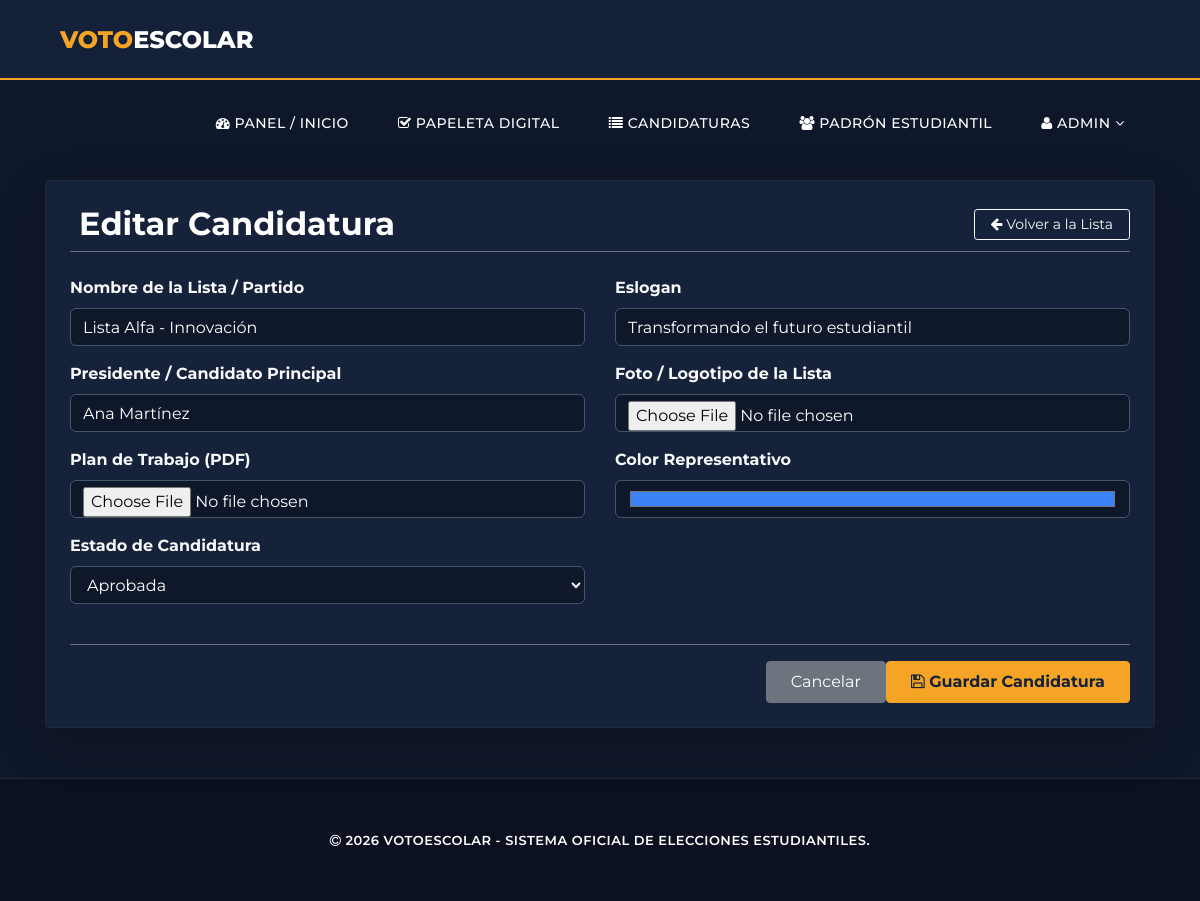
The page /candidaturas/4/editar/ (signed in) on the database its author committed.
### elecciones/models.py (models this page shows, shortened)
class Candidatura(models.Model):
    ESTADO_CHOICES = [
        ('Aprobada', 'Aprobada'),
        ('Rechazada', 'Rechazada'),
        ('Cerrado', 'Cerrado'),
    ]
    nombre_lista = models.CharField(max_length=120)
    eslogan = models.CharField(max_length=255)
    presidente = models.CharField(max_length=120)
    foto_lista = models.ImageField(upload_to='candidatos/', blank=True, null=True)
    plan_trabajo = models.FileField(
        upload_to='planes/',
        validators=[FileExtensionValidator(['pdf'])],
    )
    color_representativo = models.CharField(max_length=20, blank=True, null=True, default="#3B82F6")
    estado = models.CharField(max_length=20, choices=ESTADO_CHOICES, default='Aprobada')
    fecha_creacion = models.DateTimeField(auto_now_add=True)

### elecciones/views.py (the view)
# urls.py: path('candidaturas/<int:pk>/editar/', views.candidatura_update, name='candidatura_update'),
@login_required
@user_passes_test(is_tribunal)
def candidatura_update(request, pk):
    candidatura = get_object_or_404(Candidatura, pk=pk)
    if request.method == 'POST':
        form = CandidaturaForm(request.POST, request.FILES, instance=candidatura)
        if form.is_valid():
            form.save()
            messages.success(request, 'Candidatura actualizada correctamente.')
            return redirect('elecciones:candidatura_list')
    else:
        form = CandidaturaForm(instance=candidatura)
    return render(request, 'elecciones/candidatura_form.html', {'form': form, 'title': 'Editar Candidatura'})

### elecciones/views.py (called while the page is built)
def is_tribunal(user):
    return user.is_staff or user.is_superuser or user.groups.filter(name='Tribunal Electoral').exists()

### templates/elecciones/candidatura_form.html (shortened to what this page needs)
{% extends 'base.html' %}
{% block content %}
<div class="card p-4 shadow-lg border-0 rounded-3" style="background-color: #1e293b; color: #ffffff;">
    <div class="d-flex justify-content-between align-items-center mb-4 pb-2 border-bottom border-secondary">
        <h2 class="m-0 text-white font-weight-bold">
             {{ title }}
        </h2>
        <a href="{% url 'elecciones:candidatura_list' %}" class="btn btn-outline-light btn-sm px-3">
            <i class="fa fa-arrow-left me-1"></i> Volver a la Lista
        </a>
    </div>
    <form method="POST" enctype="multipart/form-data">
        <div class="row text-white">
            {% for field in form %}
                <div class="col-md-6 mb-3">
                    <label for="{{ field.id_for_label }}" class="form-label font-weight-bold text-light">
                        {{ field.label }}
                    </label>
                    <div class="custom-input-wrapper">
                        {{ field }}
                    </div>
                </div>
            {% endfor %}
        </div>
        <div class="d-flex justify-content-end align-items-center gap-3 mt-4 pt-3 border-top border-secondary">
            <a href="{% url 'elecciones:candidatura_list' %}" class="btn btn-secondary px-4 py-2 me-2">
                Cancelar
            </a>
            <button type="submit" class="btn font-weight-bold px-4 py-2" style="background-color: #f5a425 !important; border-color: #f5a425 !important; color: #162239 !important; font-size: 1rem; display: inline-block !important; visibility: visible !important; opacity: 1 !important;">
                <i class="fa fa-save me-2"></i> Guardar Candidatura
            </button>
        </div>
    </form>
</div>
{% endblock %}

### templates/base.html (shortened to what this page needs)
{% load static %}
<!DOCTYPE html>
<html lang="es">
<head>
    <link href="{% static 'vendor/bootstrap/css/bootstrap.min.css' %}" rel="stylesheet">
    <link rel="stylesheet" href="{% static 'assets/css/fontawesome.css' %}">
    <link rel="stylesheet" href="{% static 'assets/css/templatemo-grad-school.css' %}">
</head>
<body>
    <header class="main-header clearfix" role="header">
        <div class="logo">
            <a href="{% url 'elecciones:dashboard' %}"><em>VOTO</em>ESCOLAR</a>
        </div>
        <nav id="menu" class="main-nav" role="navigation">
            <ul class="main-menu">
                <li><a href="{% url 'elecciones:dashboard' %}"><i class="fa fa-tachometer"></i> Panel / Inicio</a></li>
                {% if user.is_authenticated %}
                    <li><a href="{% url 'elecciones:papeleta' %}"><i class="fa fa-check-square-o"></i> Papeleta Digital</a></li>
                    {% if user.is_staff or user.is_superuser %}
                        <li><a href="{% url 'elecciones:candidatura_list' %}"><i class="fa fa-list"></i> Candidaturas</a></li>
                        <li><a href="{% url 'elecciones:estudiante_list' %}"><i class="fa fa-users"></i> Padrón Estudiantil</a></li>
                    {% endif %}
                    <li class="has-submenu">
                        <a href="#"><i class="fa fa-user"></i> {{ user.username }}</a>
                    </li>
                {% else %}
                    <li><a href="{% url 'login' %}"><i class="fa fa-sign-in"></i> Iniciar Sesión</a></li>
                {% endif %}
            </ul>
        </nav>
    </header>
    <div class="container app-container">
        {% block content %}{% endblock %}
    </div>
    <footer>
        <div class="container">
            <p><i class="fa fa-copyright"></i> 2026 VOTOESCOLAR - Sistema Oficial de Elecciones Estudiantiles.</p>
        </div>
    </footer>
</body>
</html>

### static/assets/css/templatemo-grad-school.css (style rules this page uses)
body { font-family: 'Montserrat', sans-serif; }
a { color: #3CF; text-decoration: none; }
ul { padding: 0px; margin: 0px; list-style: none; }
p { font-size: 13px; line-height: 22px; }
.main-header { background-color: rgba(22,34,57,0.95); height: 80px; position: fixed; z-index: 12; width: 100%; top: 0; }
.main-header .logo { float: left; line-height: 80px; padding-left: 60px; }
.main-header .logo a { font-size: 36px; text-transform: uppercase; font-weight: 800; color: #fff; }
.main-header .logo a em { font-style: normal; color: #f5a425; }
.main-menu { float: right; padding-right: 60px; }
.main-menu li { display: inline-block; line-height: 79px; margin-left: 15px; position: relative; }
.main-menu li:first-child { margin-left: 0px; }
.main-menu li a { padding: 10px 15px; font-size: 13px; text-transform: uppercase; letter-spacing: 0.5px; font-weight: 700; color: #fff; border: 2px solid transparent; transition: all 0.5s; }
.main-menu li.has-submenu a:after { content: '\f107'; font-family: "FontAwesome"; margin-left: 5px; }
footer { background-color: #152036; text-align: center; }
footer p { margin-bottom: 0px; padding: 25px 0px; color: #fff; font-size: 13px; text-transform: uppercase; font-weight: 600; letter-spacing: 0.5px; }

### templates/base.html (style rules this page uses)
body { background-color: #0f172a !important; color: #f8fafc !important; font-family: 'Montserrat', sans-serif; min-height: 100vh; display: flex; flex-direction: column; }
.card, .table-container, .card-custom, .table-responsive { background-color: #162239 !important; color: #ffffff !important; border: 1px solid #1e293b !important; }
.card h1, .card h2, .card h3, .card h4, .card h5, .card h6, .card p, .card span, .card td, .card th, .table h1, .table h2, .table h3, .table h4, .table h5, .table h6, .table td, .table th { color: #ffffff !important; }
.text-warning, .text-yellow, em { color: #f5a425 !important; }
.btn { opacity: 1 !important; visibility: visible !important; }
.btn-secondary { background-color: #6c757d !important; border-color: #6c757d !important; color: #ffffff !important; }
.main-header { background-color: rgba(22, 34, 57, 0.95); border-bottom: 2px solid #f5a425; position: sticky; top: 0; z-index: 999; }
.main-header .logo a { color: #fff; font-weight: 800; text-transform: uppercase; font-size: 24px; }
.main-header .logo a em { color: #f5a425; font-style: normal; }
.main-nav .main-menu li a, .main-nav .main-menu li button.logout-btn { color: #fff; font-weight: 500; font-size: 14px; padding: 10px 15px; transition: all 0.3s; background: none; border: none; text-align: left; width: 100%; }
.app-container { flex: 1; padding-top: 100px; padding-bottom: 50px; }
footer { background-color: #0b1120; border-top: 1px solid #1e293b; padding: 25px 0; text-align: center; color: #94a3b8; margin-top: auto; }

### templates/elecciones/candidatura_form.html (style rules this page uses)
.custom-input-wrapper input, .custom-input-wrapper select, .custom-input-wrapper textarea { width: 100%; padding: 0.375rem 0.75rem; background-color: #0f172a !important; color: #ffffff !important; border: 1px solid #475569 !important; border-radius: 0.375rem; }

### rows shown on the page
Candidatura: form "Lista Alfa - Innovación" "Transformando el futuro estudiantil" "Ana Martínez" "#3b82f6" "Aprobada"

### other values the page prints
{{ user.username }} "ADMIN"
{{ title }} "Editar Candidatura"
{{ field.label }} "Nombre de la Lista / Partido" "Eslogan" "Presidente / Candidato Principal" "Foto / Logotipo de la Lista" "Plan de Trabajo (PDF)" "Color Representativo" "Estado de Candidatura"
